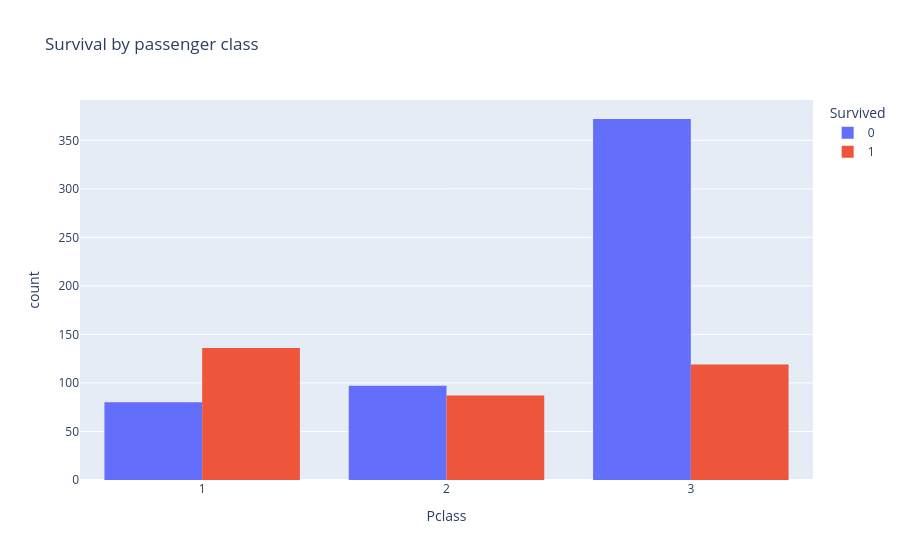
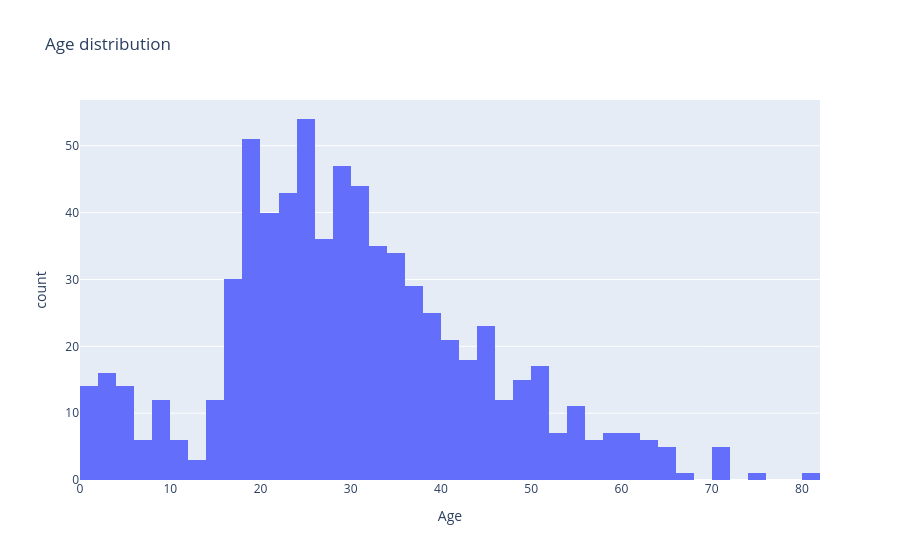

Here is the notebook cell these charts were saved with, in order:
### Code cell
# Survival by passenger class
px.histogram(df, x='Pclass', color='Survived', barmode='group',
             title='Survival by passenger class').show()

# Age distribution
px.histogram(df, x='Age', nbins=40, title='Age distribution').show()

### Figure 1 — Plotly figure (JSON) as saved in the notebook; plotly's stock layout.template omitted (floating-point values rounded to 4 significant figures; data arrays with more than 128 entries replaced by an {"elided": "..."} marker saying what was removed)
{"data": [{"alignmentgroup": "True", "bingroup": "x", "hovertemplate": "Survived=0<br>Pclass=%{x}<br>count=%{y}<extra></extra>", "legendgroup": "0", "marker": {"color": "#636efa", "pattern": {"shape": ""}}, "name": "0", "offsetgroup": "0", "orientation": "v", "showlegend": true, "type": "histogram", "x": {"elided": "549 int values"}, "xaxis": "x", "yaxis": "y"}, {"alignmentgroup": "True", "bingroup": "x", "hovertemplate": "Survived=1<br>Pclass=%{x}<br>count=%{y}<extra></extra>", "legendgroup": "1", "marker": {"color": "#EF553B", "pattern": {"shape": ""}}, "name": "1", "offsetgroup": "1", "orientation": "v", "showlegend": true, "type": "histogram", "x": {"elided": "342 int values"}, "xaxis": "x", "yaxis": "y"}], "layout": {"barmode": "group", "legend": {"title": {"text": "Survived"}, "tracegroupgap": 0}, "title": {"text": "Survival by passenger class"}, "xaxis": {"anchor": "y", "domain": [0, 1], "title": {"text": "Pclass"}}, "yaxis": {"anchor": "x", "domain": [0, 1], "title": {"text": "count"}}}}

### Figure 2 — Plotly figure (JSON) as saved in the notebook; plotly's stock layout.template omitted (floating-point values rounded to 4 significant figures; data arrays with more than 128 entries replaced by an {"elided": "..."} marker saying what was removed)
{"data": [{"bingroup": "x", "hovertemplate": "Age=%{x}<br>count=%{y}<extra></extra>", "legendgroup": "", "marker": {"color": "#636efa", "pattern": {"shape": ""}}, "name": "", "nbinsx": 40, "orientation": "v", "showlegend": false, "type": "histogram", "x": {"elided": "891 float values"}, "xaxis": "x", "yaxis": "y"}], "layout": {"barmode": "relative", "legend": {"tracegroupgap": 0}, "title": {"text": "Age distribution"}, "xaxis": {"anchor": "y", "domain": [0, 1], "title": {"text": "Age"}}, "yaxis": {"anchor": "x", "domain": [0, 1], "title": {"text": "count"}}}}
